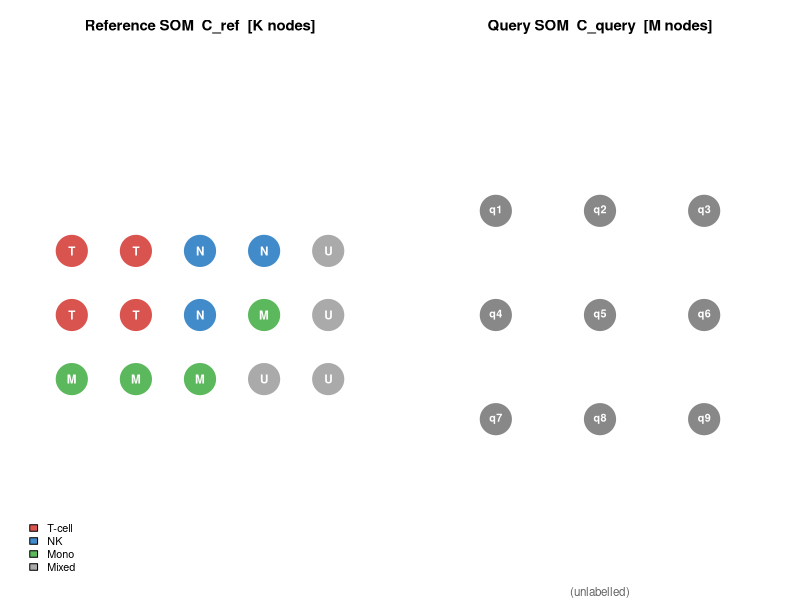
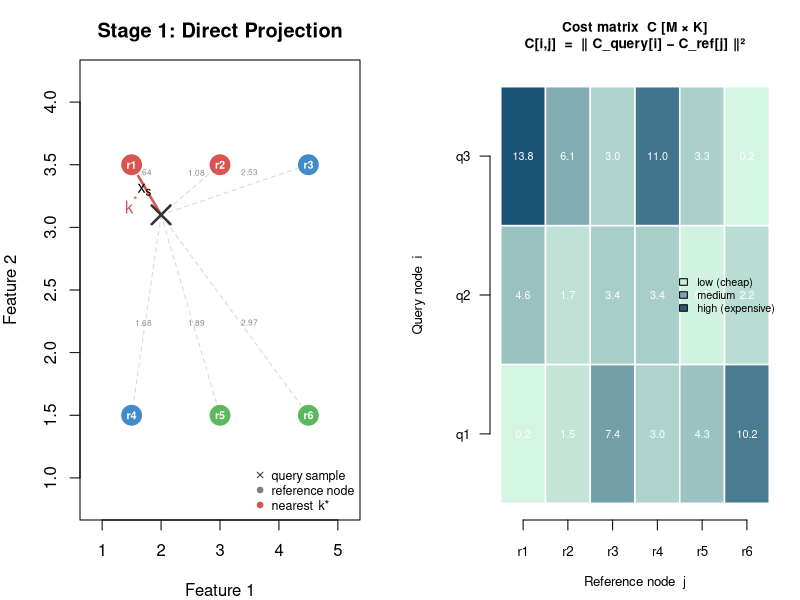
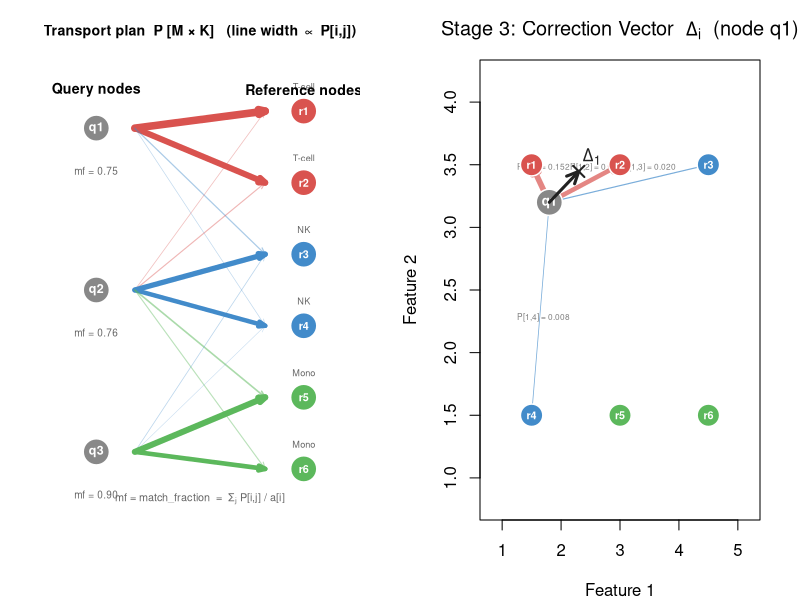
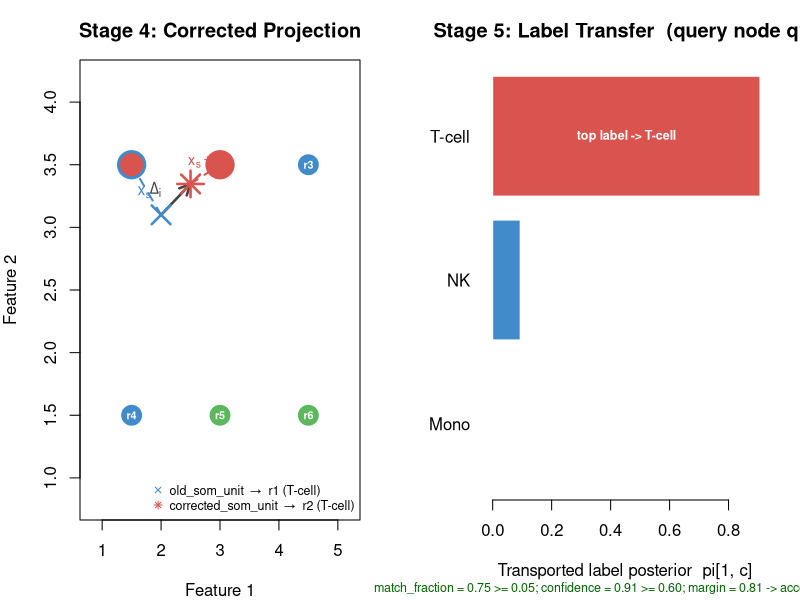

Write R code to recreate these figures, in order.
## ---- chunk 1
knitr::opts_chunk$set(
  collapse   = TRUE,
  comment    = "#>",
  fig.width  = 7,
  fig.height = 4.5,
  out.width  = "100%"
)
## ---- chunk 2
DiagrammeR::mermaid("
graph TD
  OD[Old data] --> NS[z-score normalise]
  ND[New data] --> RT[transform: ref mu sigma]
  NS --> RS[Reference SOM<br/>C_ref K x p]
  RT --> QS[Query SOM<br/>C_query M x p]
  RS --> S1[Stage 1: Direct Projection]
  QS --> S1
  RS --> S2[Stage 2: OT on Codebooks]
  QS --> S2
  S2 --> TP[Transport plan P<br/>M x K]
  TP --> S5[Stage 5: Label Transfer]
  S5 --> LAB[transferred_label<br/>confidence, margin<br/>PRODUCT]
  S1 --> DIR[old_som_unit<br/>old_som_label<br/>final_status]
  RS --> S6[Stage 6: Soft Projection]
  RT --> S6
  S6 --> SOFT[soft labels<br/>soft frequencies<br/>ABUNDANCE PRODUCT]
  TP --> S3[Stage 3: Correction Vectors]
  RS --> S3
  S3 --> S4[Stage 4: Corrected Projection]
  S4 --> CORR[corrected_som_unit<br/>correction_norm<br/>DIAGNOSTIC ONLY]
  style LAB fill:#d4edda,stroke:#28a745,color:#155724
  style DIR fill:#d4edda,stroke:#28a745,color:#155724
  style SOFT fill:#d4edda,stroke:#28a745,color:#155724
  style CORR fill:#f2f2f2,stroke:#adb5bd,color:#6c757d
  style S5 fill:#d1ecf1,stroke:#0c5460
  style S6 fill:#d1ecf1,stroke:#0c5460
  style S1 fill:#fff3cd,stroke:#856404
  style S2 fill:#fff3cd,stroke:#856404
  style S3 fill:#f2f2f2,stroke:#adb5bd,color:#6c757d
  style S4 fill:#f2f2f2,stroke:#adb5bd,color:#6c757d
")
## ---- chunk 3
# Colour palette used across all diagrams
pal <- c("T-cell" = "#d9534f", NK = "#428bca", Mono = "#5cb85c")

# Reference SOM: K = 6 nodes in 2D feature space
ref <- data.frame(
  x     = c(1.5, 3.0, 4.5, 1.5, 3.0, 4.5),
  y     = c(3.5, 3.5, 3.5, 1.5, 1.5, 1.5),
  label = c("T-cell", "T-cell", "NK", "NK", "Mono", "Mono"),
  mass  = c(0.20, 0.18, 0.15, 0.12, 0.22, 0.13)
)

# Query SOM: M = 3 nodes
query <- data.frame(
  x    = c(1.8, 3.2, 4.8),
  y    = c(3.2, 2.2, 1.8),
  mass = c(0.40, 0.35, 0.25)
)

# Transport plan P [M x K]:
#   q1 matches r1, r2 (T-cell); q2 matches r3, r4 (NK); q3 matches r5, r6 (Mono)
P_raw <- matrix(c(
  0.38, 0.30, 0.05, 0.02, 0.00, 0.00,
  0.03, 0.05, 0.30, 0.25, 0.08, 0.05,
  0.00, 0.00, 0.04, 0.02, 0.48, 0.36
), nrow = 3, byrow = TRUE)
P <- P_raw * query$mass            # scale rows by node mass

match_frac <- rowSums(P) / query$mass
## ---- chunk 4
par(mfrow = c(1, 2), mar = c(1, 1, 2.5, 1))

# --- Reference SOM (5 x 3 illustrative grid, K = 15) ---
grid_labs <- c("T","T","N","N","U",
               "T","T","N","M","U",
               "M","M","M","U","U")
cmap <- c(T = "#d9534f", N = "#428bca", M = "#5cb85c", U = "#aaaaaa")
gx <- rep(1:5, 3)
gy <- rep(3:1, each = 5)

plot(gx, gy, type = "n", xlim = c(0.4, 5.6), ylim = c(0.3, 3.7),
     axes = FALSE, xlab = "", ylab = "", asp = 1)
title("Reference SOM  C_ref  [K nodes]", cex.main = 0.9, font.main = 2)
points(gx, gy, pch = 21, cex = 4.5, bg = cmap[grid_labs], col = "white", lwd = 1.5)
text(gx, gy, grid_labs, col = "white", font = 2, cex = 0.7)
legend("bottomleft",
       fill   = c("#d9534f", "#428bca", "#5cb85c", "#aaaaaa"),
       legend = c("T-cell", "NK", "Mono", "Mixed"),
       cex = 0.65, bty = "n")

# --- Query SOM (3 x 3 illustrative grid, M = 9) ---
qx <- rep(1:3, 3)
qy <- rep(3:1, each = 3)

plot(qx, qy, type = "n", xlim = c(0.4, 3.6), ylim = c(0.3, 3.7),
     axes = FALSE, xlab = "", ylab = "", asp = 1)
title("Query SOM  C_query  [M nodes]", cex.main = 0.9, font.main = 2)
points(qx, qy, pch = 21, cex = 4.5, bg = "#888888", col = "white", lwd = 1.5)
text(qx, qy, paste0("q", 1:9), col = "white", font = 2, cex = 0.65)
mtext("(unlabelled)", side = 1, line = 0, cex = 0.7, col = "grey40")
## ---- chunk 5
par(mar = c(4, 4, 3, 2))

sx <- 2.0; sy <- 3.1    # example query sample

dists <- sqrt((sx - ref$x)^2 + (sy - ref$y)^2)
nn    <- which.min(dists)

plot(ref$x, ref$y, type = "n",
     xlim = c(0.8, 5.2), ylim = c(0.8, 4.2),
     xlab = "Feature 1", ylab = "Feature 2",
     main = "Stage 1: Direct Projection")

# Grey dashed lines to all ref nodes
for (i in seq_along(ref$x)) {
  segments(sx, sy, ref$x[i], ref$y[i], col = "grey85", lty = 2, lwd = 1)
  mx <- sx + 0.6 * (ref$x[i] - sx)
  my <- sy + 0.6 * (ref$y[i] - sy)
  text(mx, my + 0.1, sprintf("%.2f", dists[i]), cex = 0.5, col = "grey55")
}

# Highlight nearest connection
segments(sx, sy, ref$x[nn], ref$y[nn], col = "#d9534f", lwd = 2.5)

# Reference nodes
points(ref$x, ref$y, pch = 21, cex = 3, bg = pal[ref$label], col = "white", lwd = 1.5)
text(ref$x, ref$y, paste0("r", seq_along(ref$x)), col = "white", font = 2, cex = 0.65)

# Query sample
points(sx, sy, pch = 4, cex = 2.5, col = "#333333", lwd = 2.5)
text(sx - 0.28, sy + 0.2, expression(x[s]), cex = 1)

# Mark nearest node
text(ref$x[nn], ref$y[nn] - 0.32, expression(k^"*"),
     col = "#d9534f", font = 2, cex = 1)

legend("bottomright",
       pch    = c(4, 21, 21),
       col    = c("#333333", "grey50", "#d9534f"),
       pt.bg  = c(NA, "grey50", "#d9534f"),
       legend = c("query sample", "reference node", "nearest  k*"),
       cex = 0.75, bty = "n")
## ---- chunk 6
par(mar = c(4, 4.5, 3.5, 1))

M_n <- nrow(query); K_n <- nrow(ref)
D   <- outer(seq_len(M_n), seq_len(K_n),
             function(i, j) (query$x[i] - ref$x[j])^2 + (query$y[i] - ref$y[j])^2)

plot(0, 0, type = "n",
     xlim = c(0.5, K_n + 0.5), ylim = c(0.5, M_n + 0.5),
     axes = FALSE, xlab = "", ylab = "")

heat_pal <- colorRampPalette(c("#d5f5e3", "#1a5276"))(64)
brks     <- seq(min(D), max(D), length.out = 65)

for (i in seq_len(M_n)) {
  for (j in seq_len(K_n)) {
    bin <- findInterval(D[i, j], brks, rightmost.closed = TRUE)
    rect(j - 0.5, i - 0.5, j + 0.5, i + 0.5,
         col = heat_pal[bin], border = "white", lwd = 1.5)
    text(j, i, sprintf("%.1f", D[i, j]), cex = 0.65, col = "white")
  }
}
axis(1, at = seq_len(K_n), labels = paste0("r", seq_len(K_n)), cex.axis = 0.8)
axis(2, at = seq_len(M_n), labels = paste0("q", seq_len(M_n)), las = 1, cex.axis = 0.8)
mtext("Reference node  j", side = 1, line = 2.5, cex = 0.8)
mtext("Query node  i",     side = 2, line = 3.2, cex = 0.8)
title("Cost matrix  C [M × K]\nC[i,j]  =  ‖ C_query[i] − C_ref[j] ‖²",
      cex.main = 0.82)

legend("right",
       fill   = heat_pal[c(5, 32, 60)],
       legend = c("low (cheap)", "medium", "high (expensive)"),
       cex = 0.65, bty = "n")
## ---- chunk 7
par(mar = c(4, 2, 3, 2))

plot(0, 0, type = "n", xlim = c(0, 1), ylim = c(0, 1),
     axes = FALSE, xlab = "", ylab = "")
title("Transport plan  P [M × K]   (line width ∝ P[i,j])", cex.main = 0.85)

M_n <- nrow(query); K_n <- nrow(ref)
qy  <- seq(0.88, 0.12, length.out = M_n)
ry  <- seq(0.92, 0.08, length.out = K_n)

# Draw flow lines; skip negligible mass
for (i in seq_len(M_n)) {
  for (j in seq_len(K_n)) {
    if (P[i, j] > 1e-4) {
      lw  <- P[i, j] / max(P) * 7 + 0.3
      col <- adjustcolor(pal[ref$label[j]], alpha.f = min(1, lw / 5 + 0.2))
      arrows(0.28, qy[i], 0.72, ry[j],
             lwd = lw, col = col, length = 0.07, angle = 20)
    }
  }
}

# Query nodes
points(rep(0.15, M_n), qy, pch = 21, cex = 3.5,
       bg = "#888888", col = "white", lwd = 1.5)
text(rep(0.15, M_n), qy, paste0("q", seq_len(M_n)),
     col = "white", font = 2, cex = 0.75)
text(rep(0.15, M_n), qy - 0.10,
     sprintf("mf = %.2f", match_frac), cex = 0.6, col = "grey40")

# Reference nodes
points(rep(0.85, K_n), ry, pch = 21, cex = 3.5,
       bg = pal[ref$label], col = "white", lwd = 1.5)
text(rep(0.85, K_n), ry, paste0("r", seq_len(K_n)),
     col = "white", font = 2, cex = 0.65)
text(rep(0.85, K_n), ry + 0.058, ref$label, cex = 0.55, col = "grey40")

text(0.15, 0.97, "Query nodes",     cex = 0.85, font = 2)
text(0.85, 0.97, "Reference nodes", cex = 0.85, font = 2)
text(0.50, 0.01,
     "mf = match_fraction  =  Σⱼ P[i,j] / a[i]",
     cex = 0.65, col = "grey40")
## ---- chunk 8
par(mar = c(4, 4, 3, 2))

i  <- 1   # illustrate for query node q1
cx <- query$x[i]; cy <- query$y[i]

delta_x <- sum(P[i, ] * (ref$x - cx)) / sum(P[i, ])
delta_y <- sum(P[i, ] * (ref$y - cy)) / sum(P[i, ])

plot(ref$x, ref$y, type = "n",
     xlim = c(0.8, 5.2), ylim = c(0.8, 4.2),
     xlab = "Feature 1", ylab = "Feature 2",
     main = expression("Stage 3: Correction Vector  " * Delta[i] * "  (node q1)"))

# Weighted arrows: q1 pulls toward matched ref nodes
for (j in seq_len(nrow(ref))) {
  if (P[i, j] > 1e-4) {
    lw <- P[i, j] / max(P[i, ]) * 5 + 0.5
    arrows(cx, cy, ref$x[j], ref$y[j],
           lwd = lw, length = 0.1, angle = 20,
           col = adjustcolor(pal[ref$label[j]], alpha.f = 0.7))
    mx <- cx + 0.6 * (ref$x[j] - cx)
    my <- cy + 0.6 * (ref$y[j] - cy)
    text(mx + 0.08, my + 0.1,
         sprintf("P[1,%d] = %.3f", j, P[i, j]), cex = 0.5, col = "grey50")
  }
}

# Reference nodes
points(ref$x, ref$y, pch = 21, cex = 3, bg = pal[ref$label], col = "white", lwd = 1.5)
text(ref$x, ref$y, paste0("r", seq_along(ref$x)), col = "white", font = 2, cex = 0.65)

# Query node q1
points(cx, cy, pch = 21, cex = 3.5, bg = "#888888", col = "white", lwd = 1.5)
text(cx, cy, "q1", col = "white", font = 2, cex = 0.8)

# Resultant correction vector
arrows(cx, cy, cx + delta_x, cy + delta_y,
       col = "#222222", lwd = 3, length = 0.13, angle = 25)
points(cx + delta_x, cy + delta_y, pch = 4, cex = 1.5, lwd = 2, col = "#222222")
text(cx + delta_x + 0.22, cy + delta_y + 0.12,
     expression(Delta[1]), cex = 1.1, col = "#222222", font = 2)
## ---- chunk 9
par(mar = c(4, 4, 3, 2))

i  <- 1
sx <- 2.0; sy <- 3.1      # same sample as Stage 1
cx <- query$x[i]; cy <- query$y[i]

delta_x <- sum(P[i, ] * (ref$x - cx)) / sum(P[i, ])
delta_y <- sum(P[i, ] * (ref$y - cy)) / sum(P[i, ])

sxc <- sx + delta_x; syc <- sy + delta_y

orig_nn <- which.min((sx  - ref$x)^2 + (sy  - ref$y)^2)
corr_nn <- which.min((sxc - ref$x)^2 + (syc - ref$y)^2)

plot(ref$x, ref$y, type = "n",
     xlim = c(0.8, 5.2), ylim = c(0.8, 4.2),
     xlab = "Feature 1", ylab = "Feature 2",
     main = "Stage 4: Corrected Projection")

# Dashed assignment lines
segments(sx,  sy,  ref$x[orig_nn], ref$y[orig_nn], col = "#428bca", lwd = 2, lty = 2)
segments(sxc, syc, ref$x[corr_nn], ref$y[corr_nn], col = "#d9534f", lwd = 2, lty = 2)

# Node-level correction shift
arrows(sx, sy, sxc, syc,
       col = "#444444", lwd = 2.5, length = 0.12, angle = 25)
text((sx + sxc) / 2 - 0.35, (sy + syc) / 2 + 0.08,
     expression(Delta[i]), cex = 0.95, col = "#444444")

# Reference nodes
points(ref$x, ref$y, pch = 21, cex = 3, bg = pal[ref$label], col = "white", lwd = 1.5)
text(ref$x, ref$y, paste0("r", seq_along(ref$x)), col = "white", font = 2, cex = 0.65)

# Highlight original and corrected assignments
points(ref$x[orig_nn], ref$y[orig_nn], pch = 21, cex = 3.5,
       bg = pal[ref$label[orig_nn]], col = "#428bca", lwd = 3)
points(ref$x[corr_nn], ref$y[corr_nn], pch = 21, cex = 3.5,
       bg = pal[ref$label[corr_nn]], col = "#d9534f", lwd = 3)

# Original and corrected sample positions
points(sx,  sy,  pch = 4, cex = 2.5, col = "#428bca", lwd = 2.5)
points(sxc, syc, pch = 8, cex = 2.5, col = "#d9534f", lwd = 2.5)

text(sx  - 0.28, sy  + 0.18, expression(x[s]),          col = "#428bca", cex = 0.95)
text(sxc + 0.28, syc + 0.18, expression(x[s] + Delta[i]), col = "#d9534f", cex = 0.9)

legend("bottomright",
       pch    = c(4, 8),
       col    = c("#428bca", "#d9534f"),
       legend = c(sprintf("old_som_unit  →  r%d (%s)",
                          orig_nn, ref$label[orig_nn]),
                  sprintf("corrected_som_unit  →  r%d (%s)",
                          corr_nn, ref$label[corr_nn])),
       cex = 0.75, bty = "n")
## ---- chunk 10
par(mar = c(5, 4.5, 3, 2))

i  <- 1    # illustrate for query node q1
Pi <- P[i, ]

# Reference-node label probability matrix for this toy example.
L_ref <- model.matrix(~ ref$label - 1)
colnames(L_ref) <- sub("^ref\\$label", "", colnames(L_ref))
Tn <- P
Tn[rowSums(Tn) > 0, ] <- Tn[rowSums(Tn) > 0, , drop = FALSE] / rowSums(Tn)[rowSums(Tn) > 0]
post <- as.numeric(Tn[i, ] %*% L_ref)
names(post) <- colnames(L_ref)

# Sort descending; reverse so highest bar appears at top
ord      <- order(post, decreasing = TRUE)
post_plot <- rev(post[ord])
lab_plot <- rev(names(post)[ord])

bp <- barplot(post_plot,
              names.arg = lab_plot,
              col       = pal[lab_plot],
              border    = "white",
              horiz     = TRUE,
              las       = 1,
              xlab      = "Transported label posterior  pi[1, c]",
              main      = "Stage 5: Label Transfer  (query node q1)")

# Annotate dominant bar
text(post_plot[length(post_plot)] * 0.5,
     bp[length(bp)],
     paste("top label ->", lab_plot[length(lab_plot)]),
     col = "white", font = 2, cex = 0.75)

# Acceptance gate verdict
conf <- max(post)
second <- sort(post, decreasing = TRUE)[2]
margin <- conf - second
gate_ok <- match_frac[i] >= 0.05 && conf >= 0.60
mtext(sprintf(
        "match_fraction = %.2f >= 0.05; confidence = %.2f >= 0.60; margin = %.2f -> accepted = %s",
        match_frac[i], conf, margin, gate_ok),
      side = 1, line = 3.8, cex = 0.75,
      col  = if (gate_ok) "darkgreen" else "firebrick")
## ---- chunk 11
sessionInfo()
